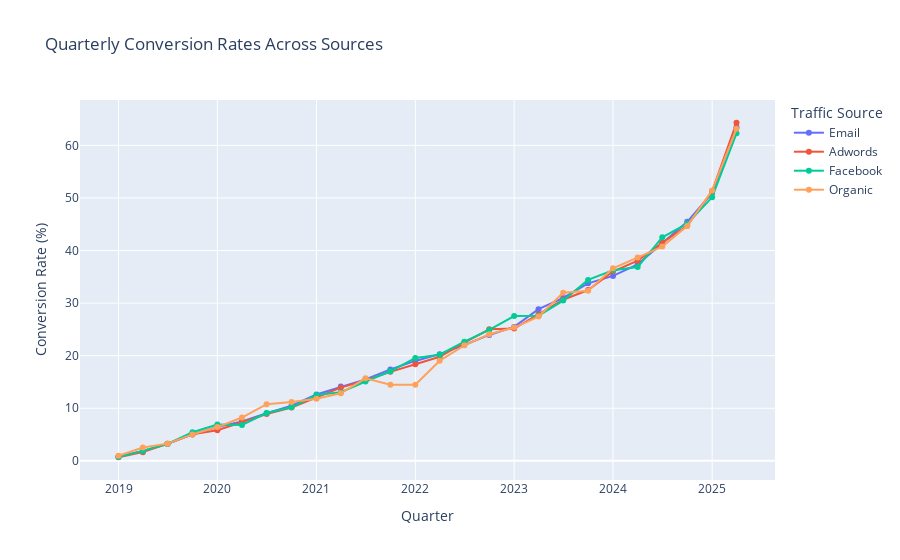

The code cell stored with this chart in its notebook:
### Markdown cell above
From this Sankey Diagram, it is indicative that most users follow a typical path: home -> department -> product -> cart -> purchase, with some drop-off at each stage. Additionally, the largest drop-off points are prime targets for optimization for this business. Test and deploy new features might improve these conversion rates even further.

### Code cell
# Define your traffic sources
sources = ['Email', 'Adwords', 'Facebook', 'Youtube', 'Organic']

source_stats = {}

for src in sources:
    stats = dat[dat['first_touch_source'] == src].groupby('quarter').agg(
        total_sessions=('session_id', 'count'),
        purchases=('purchase_order', lambda x: x.notna().sum())
    ).reset_index()
    stats['conversion_rate'] = (stats['purchases'] / stats['total_sessions']) * 100
    source_stats[src] = stats

fig_quarterly = go.Figure()

for i, src in enumerate(sources):
    stats = source_stats[src]
    fig_quarterly.add_trace(go.Scatter(
        x=stats['quarter'],
        y=stats['conversion_rate'],
        mode='lines+markers',
        name=src
    ))

fig_quarterly.update_layout(
    title='Quarterly Conversion Rates Across Sources',
    xaxis_title='Quarter',
    yaxis_title='Conversion Rate (%)',
    legend_title='Traffic Source'
)
fig_quarterly.show()

### Figure 1 — Plotly figure (JSON) as saved in the notebook; plotly's stock layout.template omitted (floating-point values rounded to 4 significant figures)
{"data": [{"mode": "lines+markers", "name": "Email", "type": "scatter", "x": ["2019-01-01T00:00:00", "2019-04-01T00:00:00", "2019-07-01T00:00:00", "2019-10-01T00:00:00", "2020-01-01T00:00:00", "2020-04-01T00:00:00", "2020-07-01T00:00:00", "2020-10-01T00:00:00", "2021-01-01T00:00:00", "2021-04-01T00:00:00", "2021-07-01T00:00:00", "2021-10-01T00:00:00", "2022-01-01T00:00:00", "2022-04-01T00:00:00", "2022-07-01T00:00:00", "2022-10-01T00:00:00", "2023-01-01T00:00:00", "2023-04-01T00:00:00", "2023-07-01T00:00:00", "2023-10-01T00:00:00", "2024-01-01T00:00:00", "2024-04-01T00:00:00", "2024-07-01T00:00:00", "2024-10-01T00:00:00", "2025-01-01T00:00:00", "2025-04-01T00:00:00"], "y": [0.8319, 1.87, 3.218, 5.025, 6.435, 7.511, 9.064, 10.5, 12.61, 14.12, 15.5, 17.39, 19.01, 20.29, 22.03, 23.95, 25.47, 28.84, 31.0, 33.76, 35.17, 37.37, 41.32, 45.46, 50.95, 63.45]}, {"mode": "lines+markers", "name": "Adwords", "type": "scatter", "x": ["2019-01-01T00:00:00", "2019-04-01T00:00:00", "2019-07-01T00:00:00", "2019-10-01T00:00:00", "2020-01-01T00:00:00", "2020-04-01T00:00:00", "2020-07-01T00:00:00", "2020-10-01T00:00:00", "2021-01-01T00:00:00", "2021-04-01T00:00:00", "2021-07-01T00:00:00", "2021-10-01T00:00:00", "2022-01-01T00:00:00", "2022-04-01T00:00:00", "2022-07-01T00:00:00", "2022-10-01T00:00:00", "2023-01-01T00:00:00", "2023-04-01T00:00:00", "2023-07-01T00:00:00", "2023-10-01T00:00:00", "2024-01-01T00:00:00", "2024-04-01T00:00:00", "2024-07-01T00:00:00", "2024-10-01T00:00:00", "2025-01-01T00:00:00", "2025-04-01T00:00:00"], "y": [0.684, 1.655, 3.244, 5.067, 5.824, 7.413, 8.89, 10.16, 11.99, 13.92, 15.31, 16.93, 18.38, 19.8, 22.5, 25.01, 25.17, 27.9, 30.65, 32.49, 36.0, 38.06, 41.49, 44.7, 51.28, 64.3]}, {"mode": "lines+markers", "name": "Facebook", "type": "scatter", "x": ["2019-01-01T00:00:00", "2019-04-01T00:00:00", "2019-07-01T00:00:00", "2019-10-01T00:00:00", "2020-01-01T00:00:00", "2020-04-01T00:00:00", "2020-07-01T00:00:00", "2020-10-01T00:00:00", "2021-01-01T00:00:00", "2021-04-01T00:00:00", "2021-07-01T00:00:00", "2021-10-01T00:00:00", "2022-01-01T00:00:00", "2022-04-01T00:00:00", "2022-07-01T00:00:00", "2022-10-01T00:00:00", "2023-01-01T00:00:00", "2023-04-01T00:00:00", "2023-07-01T00:00:00", "2023-10-01T00:00:00", "2024-01-01T00:00:00", "2024-04-01T00:00:00", "2024-07-01T00:00:00", "2024-10-01T00:00:00", "2025-01-01T00:00:00", "2025-04-01T00:00:00"], "y": [0.7403, 1.891, 3.24, 5.428, 6.897, 6.827, 9.091, 10.18, 12.51, 13.04, 15.09, 17.04, 19.54, 20.18, 22.67, 24.9, 27.53, 27.62, 30.49, 34.41, 36.23, 36.86, 42.53, 45.11, 50.15, 62.29]}, {"mode": "lines+markers", "name": "Youtube", "type": "scatter", "x": [], "y": []}, {"mode": "lines+markers", "name": "Organic", "type": "scatter", "x": ["2019-01-01T00:00:00", "2019-04-01T00:00:00", "2019-07-01T00:00:00", "2019-10-01T00:00:00", "2020-01-01T00:00:00", "2020-04-01T00:00:00", "2020-07-01T00:00:00", "2020-10-01T00:00:00", "2021-01-01T00:00:00", "2021-04-01T00:00:00", "2021-07-01T00:00:00", "2021-10-01T00:00:00", "2022-01-01T00:00:00", "2022-04-01T00:00:00", "2022-07-01T00:00:00", "2022-10-01T00:00:00", "2023-01-01T00:00:00", "2023-04-01T00:00:00", "2023-07-01T00:00:00", "2023-10-01T00:00:00", "2024-01-01T00:00:00", "2024-04-01T00:00:00", "2024-07-01T00:00:00", "2024-10-01T00:00:00", "2025-01-01T00:00:00", "2025-04-01T00:00:00"], "y": [0.9677, 2.524, 3.274, 5.029, 6.424, 8.24, 10.78, 11.2, 11.79, 12.85, 15.69, 14.49, 14.46, 19.04, 21.96, 24.07, 25.35, 27.44, 31.96, 32.35, 36.63, 38.66, 40.75, 44.68, 51.39, 63.17]}], "layout": {"legend": {"title": {"text": "Traffic Source"}}, "title": {"text": "Quarterly Conversion Rates Across Sources"}, "xaxis": {"title": {"text": "Quarter"}}, "yaxis": {"title": {"text": "Conversion Rate (%)"}}}}
